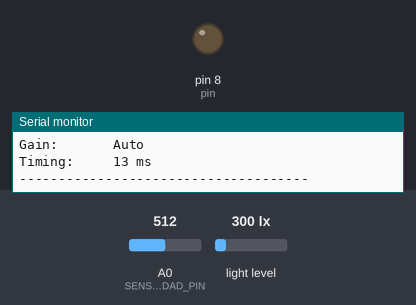
A sketch run on a simulated Arduino Uno, built with avr-gcc and run on an emulated ATmega328P. Parts: output pins drawn as LEDs (lit = HIGH), the last lines printed to the serial monitor. The inputs (shaded band) are chosen by the test bench; at power-on: A0 (SENSOR_HUMEDAD_PIN) = 512, light level 300 lx.

Above: at 1.2 s.
1.3 s: A0 (SENSOR_HUMEDAD_PIN) set to 983
17.0 s: A0 (SENSOR_HUMEDAD_PIN) set to 1016
At 33.2 s:
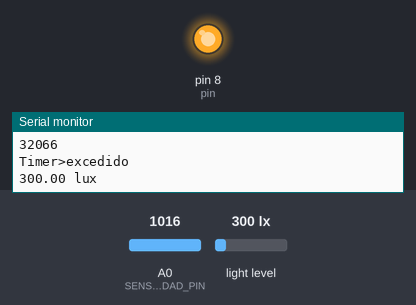
Timing chart, 0 to 34.7 s (numbered marks = the images above; inputs shaded):
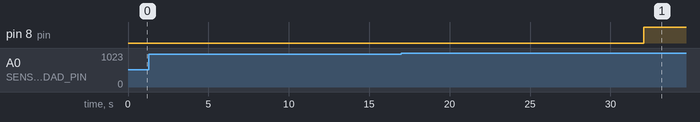

Measured:
- the behaviour switches between 1000 and 1001 on A0 (SENSOR_HUMEDAD_PIN) (found by bisection; images 0 and 1)
- after the input at 17.0 s, pin 8 (pin): LOW → HIGH after 15.1 s

The sketch:

myPlantory.ino
```cpp
#include "Arduino.h"
#include <Wire.h>
#include <Adafruit_Sensor.h>
#include <Adafruit_TSL2561_U.h>

#define DISPARO 1000
#define SENSOR_HUMEDAD_PIN 0

enum estados{INACTIVO, ACTIVO};
enum estadosSensor {SECO, HUMEDO};

struct valvula{
    int id;
    int pin;
    enum estados status;
    unsigned long timer;
    unsigned long tiempo;
};

struct sensor{
    int id;
    enum estadosSensor status;
    int valorActual;
    int valorAnterior;
};

struct valvula valvula;
struct sensor sensor;

Adafruit_TSL2561_Unified tsl = Adafruit_TSL2561_Unified(TSL2561_ADDR_FLOAT, 12345);
unsigned long timer_tsl;
unsigned long tiempo_tsl = 10;

unsigned long timer_riego;
unsigned long tiempo_riego = 10;

void setup()
{
    valvula.id = 0;
    valvula.pin = 8;
    valvula.status = INACTIVO;
    valvula.timer = 0;
    valvula.tiempo = 10;

    sensor.id = 0;
    sensor.status = SECO;
    sensor.valorActual = -1;
    sensor.valorAnterior = -1;

    pinMode(valvula.pin, OUTPUT);
    digitalWrite(valvula.pin, LOW);
    Serial.begin(9600);

    if(!tsl.begin())
        {
        Serial.print("Ooops, no TSL2561 detected ... Check your wiring or I2C ADDR!");
        while(1);
    }

    configureLuxSensor();

    Serial.println("");
    timer_tsl = millis();
    timer_riego = millis();

}

void loop()
{
    if(timer(timer_riego, tiempo_riego)){
        ejecutarRiego();
        timer_riego = millis();
    }
    if(timer(timer_tsl, tiempo_tsl)){
        lecturaLuminosidad();
        timer_tsl = millis();
    }

}

int timer(unsigned long inicio,  unsigned long limite){
    unsigned long actual = millis();
    if((actual - inicio) > (limite*1000)){
        Serial.println(inicio);
        Serial.println(actual);
        Serial.print("Timer>");
        Serial.println("excedido");
        return 1;
    }
    return 0;
}

void configureLuxSensor(void){
        tsl.setGain(TSL2561_GAIN_1X);
        tsl.setIntegrationTime(TSL2561_INTEGRATIONTIME_13MS);
        Serial.println("-------------------------------------");
        Serial.print  ("Gain:       "); Serial.println("Auto");
        Serial.print  ("Timing:     "); Serial.println("13 ms");
        Serial.println("-------------------------------------");

}

void lecturaLuminosidad(){
    sensors_event_t event;
    tsl.getEvent(&event);

    if (event.light){
        Serial.print(event.light); Serial.println(" lux");
    }else{
        Serial.println("Sensor overload");
    }
    delay(250);
}

void ejecutarRiego(){
    sensor.valorActual = analogRead(SENSOR_HUMEDAD_PIN);
    Serial.print("VALOR>");
    Serial.println(sensor.valorActual);
    delay(1000);

    if(sensor.valorActual < DISPARO && sensor.valorAnterior > DISPARO){
        sensor.status = HUMEDO;
        digitalWrite(valvula.pin, HIGH);
        Serial.print("STATUS>");
        Serial.println("HUMEDO");
        sensor.valorAnterior = sensor.valorActual;
    }else if(sensor.valorActual > DISPARO && sensor.valorAnterior < DISPARO){
        sensor.status = SECO;
        digitalWrite(valvula.pin, LOW);
        Serial.print("STATUS>");
        Serial.println("SECO");
        valvula.timer = millis();
        while(!timer(valvula.timer, valvula.tiempo)){
        //continue
            delay(1000);
            Serial.println("STATUS>");
            Serial.println("REGANDO");
        }
        digitalWrite(valvula.pin, HIGH);
        Serial.println("STATUS>");
        Serial.println("DEJE DE REGAR");
        sensor.valorAnterior = sensor.valorActual;
    }else {
        Serial.print(" STATUS>");
        Serial.println("NADA A EJECUTAR");
    }
}
```
